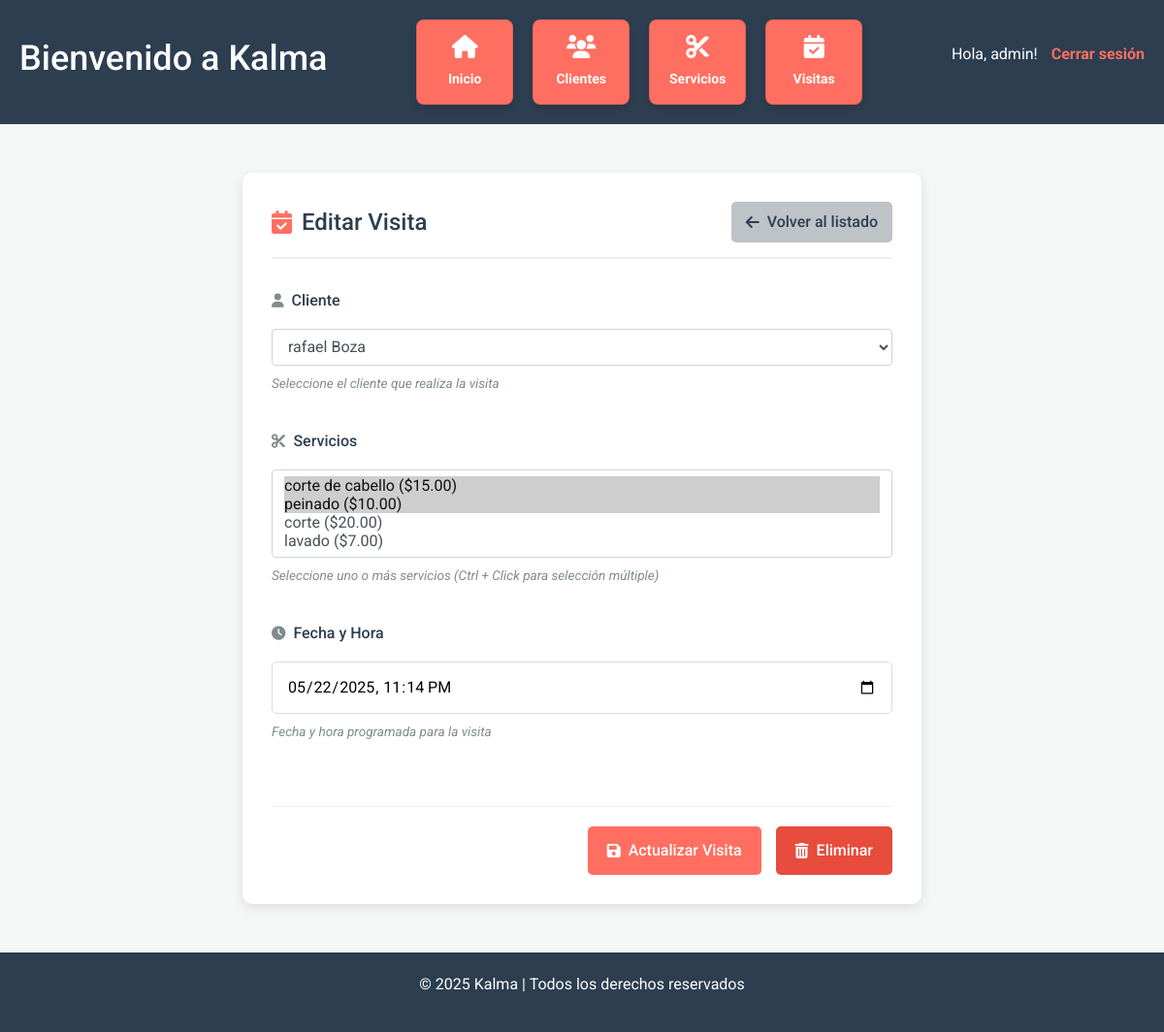
The app's page /visita/4/editar/ (signed in) with its own data.
### gestion/models.py (models this page shows, shortened)
class Empresa(models.Model):
    usuario = models.OneToOneField(User, on_delete=models.CASCADE, related_name="empresa")
    nombre = models.CharField(max_length=100)
    direccion = models.TextField(blank=True)
    telefono = models.CharField(max_length=20, blank=True)
    email = models.EmailField(blank=True)

class Visita(models.Model):
    empresa = models.ForeignKey(Empresa, on_delete=models.CASCADE, related_name="visitas", null=True, blank=True)
    cliente = models.ForeignKey(Cliente, on_delete=models.CASCADE)
    fecha = models.DateTimeField(default=timezone.now)
    servicios = models.ManyToManyField(Servicio)
    notas = models.TextField(blank=True)

class Servicio(models.Model):
    empresa = models.ForeignKey(Empresa, on_delete=models.CASCADE, related_name="servicios", null=True, blank=True)
    nombre = models.CharField(max_length=100)
    precio = models.DecimalField(max_digits=6, decimal_places=2)
    duracion_min = models.IntegerField()

### gestion/views.py (the view)
# urls.py: path('visita/<int:id>/editar/', views.editar_visita, name='editar_visita'),
@login_required
def editar_visita(request, id):
    visita = get_object_or_404(Visita, id=id)
    if request.method == 'POST':
        form = VisitaForm(request.POST, instance=visita)
        if form.is_valid():
            form.save()
            return redirect('visitas')
    else:
        form = VisitaForm(instance=visita)
    return render(request, 'form_visita.html', {
        'form': form,
        'visita': visita,
        'clientes': Cliente.objects.filter(id=visita.cliente.id),
 		'servicios': Servicio.objects.all()
    })

### gestion/forms.py
class VisitaForm(forms.ModelForm):
    class Meta:
        model = Visita
        fields = ['cliente', 'servicios', 'fecha']

### gestion/context_processors.py (called while the page is built)
def user_has_empresa(request):
    return {
        'user_has_empresa': request.user.is_authenticated and Empresa.objects.filter(usuario=request.user).exists()
    }

def empresa(request):
    if request.user.is_authenticated:
        empresa = Empresa.objects.filter(usuario=request.user).first()
    else:
        empresa = None
    return {
        'empresa': empresa
    }

### gestion/templates/form_visita.html (shortened to what this page needs)
{% extends 'base.html' %}
{% block content %}
{% load static %}
<link rel="stylesheet" href="{% static 'css/custom.css' %}">
<div class="form-container">
    <div class="form-header">
        <h2><i class="fas fa-calendar-check"></i> {% if visita %}Editar{% else %}Registrar{% endif %} Visita</h2>
        <a href="{% url 'visitas' %}" class="btn-back">
            <i class="fas fa-arrow-left"></i> Volver al listado
        </a>
    </div>
    <form method="post" class="content-form">
        <div class="form-group">
            <label for="cliente">
                <i class="fas fa-user"></i> Cliente
            </label>
            <select class="form-control" id="cliente" name="cliente" required>
                {% for cliente in clientes %}
                {% if visita and cliente.id == visita.cliente.id %}
                <option value="{{ cliente.id }}" selected>{{ cliente.nombre }}</option>
                {% else %}
                <option value="{{ cliente.id }}">{{ cliente.nombre }}</option>
                {% endif %}
                {% endfor %}
            </select>
            <small class="form-hint">Seleccione el cliente que realiza la visita</small>
        </div>
        <div class="form-group">
            <label for="servicios">
                <i class="fas fa-cut"></i> Servicios
            </label>
            <select class="form-control" multiple id="servicios" name="servicios" required>
                {% if visita %}
                {% for servicio in servicios %}
                <option value="{{ servicio.id }}" {% if servicio in visita.servicios.all %}selected{% endif %}>
                    {{ servicio.nombre }} (${{ servicio.precio }})
                </option>
                {% endfor %}
                {% else %}
                {% for servicio in servicios %}
                <option value="{{ servicio.id }}">
                    {{ servicio.nombre }} (${{ servicio.precio }})
                </option>
                {% endfor %}
                {% endif %}
            </select>
            <small class="form-hint">Seleccione uno o más servicios (Ctrl + Click para selección múltiple)</small>
        </div>
        <div class="form-group">
            <label for="fecha">
                <i class="fas fa-clock"></i> Fecha y Hora
            </label>
            <input type="datetime-local" id="fecha" name="fecha"
                value="{% if visita %}{{ visita.fecha|date:'Y-m-d\TH:i' }}{% else %}{{ now|date:'Y-m-d\TH:i' }}{% endif %}"
                required>
            <small class="form-hint">Fecha y hora programada para la visita</small>
        </div>
        <div class="form-actions">
            <button type="submit" class="btn-save">
                <i class="fas fa-save"></i> {% if visita %}Actualizar{% else %}Registrar{% endif %} Visita
            </button>
            {% if visita %}
            <a href="{% url 'eliminar_visita' visita.id %}" class="btn-delete">
                <i class="fas fa-trash-alt"></i> Eliminar
            </a>
            {% endif %}
        </div>
    </form>
</div>
{% endblock %}

### gestion/templates/base.html (shortened to what this page needs)
<!DOCTYPE html>
<html lang="es">
<head>
    <link rel="stylesheet" href="https://cdnjs.cloudflare.com/ajax/libs/font-awesome/6.0.0-beta3/css/all.min.css">
    <link rel="stylesheet" href="https://cdn.jsdelivr.net/npm/bootstrap@4.3.1/dist/css/bootstrap.min.css"
>
</head>
<body>
    <header>
        <h1>Bienvenido a {{empresa.nombre}}</h1>
        {% if request.user.is_authenticated %}
        <div class="nav-links">
            <div class="card">
                <i class="fas fa-home"></i>
                <p><a href="{% url 'index' %}">Inicio</a></p>
            </div>
            <div class="card">
                <i class="fas fa-users"></i>
                <p><a href="{% url 'clientes' %}">Clientes</a></p>
            </div>
            <div class="card">
                <i class="fas fa-cut"></i>
                <p><a href="{% url 'servicios' %}">Servicios</a></p>
            </div>
            <div class="card">
                <i class="fas fa-calendar-check"></i>
                <p><a href="{% url 'visitas' %}">Visitas</a></p>
            </div>
        </div>
        <div class="auth-info">
            <p>Hola, {{ request.user.username }}! <a href="{% url 'logout' %}">Cerrar sesión</a></p>
        </div>
        {% else %}
        <div class="auth-info">
            <p><a href="{% url 'login' %}">Iniciar sesión</a></p>
        </div>
        {% endif %}
    </header>
    <div class="container">
        {% block content %}{% endblock %}
    </div>
    <footer>
        <p>&copy; 2025 {{empresa.nombre}} | Todos los derechos reservados</p>
    </footer>
</body>
</html>

### gestion/static/css/custom.css (style rules this page uses)
.form-container { max-width: 700px; margin: 30px auto; padding: 30px; background: white; border-radius: 10px; box-shadow: 0 4px 12px rgba(0, 0, 0, 0.1); }
.form-header { display: flex; justify-content: space-between; align-items: center; margin-bottom: 30px; border-bottom: 2px solid #f0f0f0; padding-bottom: 15px; }
.form-header h2 { color: #2c3e50; font-size: 24px; margin: 0; display: flex; align-items: center; }
.form-header h2 i { margin-right: 10px; color: #ff6f61; }
.btn-back { display: inline-flex; align-items: center; padding: 8px 15px; background-color: #bdc3c7; color: #2c3e50; text-decoration: none; border-radius: 5px; font-weight: 500; transition: all 0.3s ease; }
.btn-back i { margin-right: 8px; }
.content-form { display: flex; flex-direction: column; gap: 20px; }
.form-group { display: flex; flex-direction: column; gap: 8px; }
.form-group label { font-weight: 500; color: #2c3e50; display: flex; align-items: center; gap: 8px; }
.form-group label i { color: #7f8c8d; font-size: 0.9em; }
.form-group input { padding: 12px 15px; border: 1px solid #ddd; border-radius: 5px; font-size: 16px; transition: border 0.3s ease; width: 100%; }
.form-hint { color: #7f8c8d; font-size: 0.85em; font-style: italic; }
.form-actions { display: flex; justify-content: flex-end; gap: 15px; margin-top: 30px; padding-top: 20px; border-top: 1px solid #f0f0f0; }
.btn-save, .btn-delete { display: inline-flex; align-items: center; padding: 12px 20px; border: none; border-radius: 5px; font-weight: 500; cursor: pointer; transition: all 0.3s ease; }
.btn-save { background-color: #ff6f61; color: white; }
.btn-delete { background-color: #e74c3c; color: white; }
.btn-save i, .btn-delete i { margin-right: 8px; }

### gestion/templates/base.html (style rules this page uses)
* { margin: 0; padding: 0; box-sizing: border-box; }
html, body { height: 100%; }
body { font-family: 'Roboto', sans-serif; background-color: #f4f7f6; color: #333; line-height: 1.6; margin: 0; display: flex; flex-direction: column; }
header { background-color: #2C3E50; color: white; padding: 20px; display: flex; justify-content: space-between; align-items: center; flex-wrap: wrap; gap: 20px; }
header h1 { font-size: 36px; }
.auth-info { font-size: 16px; }
.auth-info a { color: #FF6F61; text-decoration: none; font-weight: bold; margin-left: 10px; }
.nav-links { display: flex; gap: 20px; flex-wrap: wrap; justify-content: center; }
.card { background-color: #FF6F61; color: white; min-width: 100px; padding: 15px; border-radius: 8px; text-align: center; box-shadow: 0 4px 6px rgba(0, 0, 0, 0.1); transition: transform 0.3s ease, box-shadow 0.3s ease; cursor: pointer; }
.card i { font-size: 24px; margin-bottom: 10px; }
.card p { font-size: 14px; margin: 0; }
.card a { color: white; text-decoration: none; font-weight: bold; display: block; }
.container { flex: 1; padding: 20px; }
footer { background-color: #2C3E50; color: white; text-align: center; padding: 20px; margin-top: auto; }
footer p { font-size: 16px; }

### records on screen
Empresa: nombre "Kalma"
Visita: servicios "corte de cabello ($15.00) ☑ / peinado ($10.00) ☑ / corte ($20.00) / lavado ($7.00)", fecha "05/22/2025 23:14"

### other values on screen
{{ request.user.username }} "admin"
form field cliente "rafael Boza"
